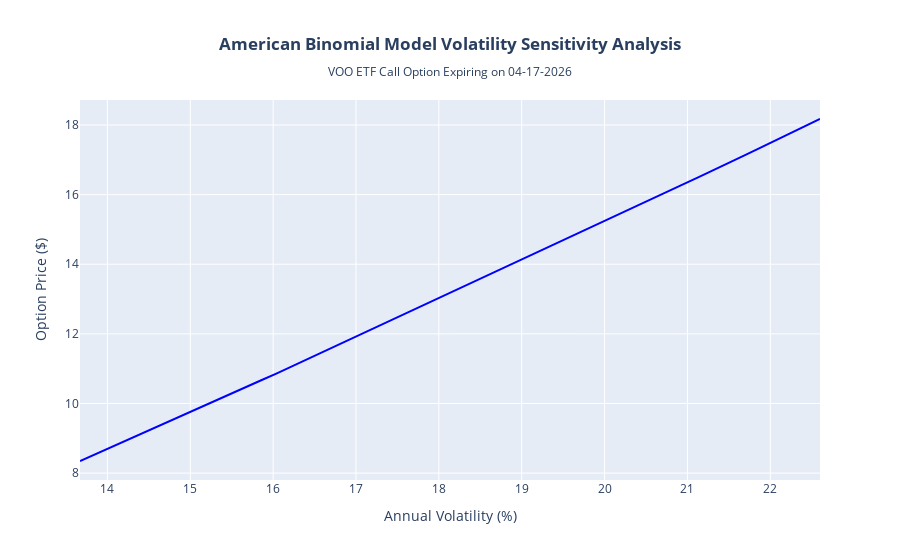

This figure's notebook cell:
### Code cell
# Plot volatility sensitivity analysis

fig = go.Figure()

fig.add_trace(go.Scatter(
    x = np.array(px_dict['annual_vol']) * 100,
    y = px_dict['option_px'],
    mode = 'lines',
    line = dict(color='blue', width=2)
))

fig.update_layout(
    title = {
        'text': f'<b>American Binomial Model Volatility Sensitivity Analysis</b><br><sub>VOO ETF Call Option Expiring on {expiration_date.strftime("%m-%d-%Y")}</sub>',
        'x': 0.5,
        'xanchor': 'center'
    },
    xaxis_title = 'Annual Volatility (%)',
    yaxis_title = 'Option Price ($)',
)

fig.show()

### Figure 1 — Plotly figure (JSON) as saved in the notebook; plotly's stock layout.template omitted (floating-point values rounded to 4 significant figures)
{"data": [{"line": {"color": "blue", "width": 2}, "mode": "lines", "type": "scatter", "x": [13.67, 13.85, 14.03, 14.22, 14.4, 14.58, 14.76, 14.95, 15.13, 15.31, 15.49, 15.67, 15.86, 16.04, 16.22, 16.4, 16.59, 16.77, 16.95, 17.13, 17.31, 17.5, 17.68, 17.86, 18.04, 18.23, 18.41, 18.59, 18.77, 18.95, 19.14, 19.32, 19.5, 19.68, 19.87, 20.05, 20.23, 20.41, 20.6, 20.78, 20.96, 21.14, 21.32, 21.51, 21.69, 21.87, 22.05, 22.24, 22.42, 22.6], "y": [8.347, 8.542, 8.737, 8.931, 9.125, 9.319, 9.512, 9.706, 9.898, 10.09, 10.28, 10.48, 10.67, 10.86, 11.06, 11.27, 11.47, 11.67, 11.88, 12.08, 12.28, 12.49, 12.69, 12.89, 13.09, 13.29, 13.5, 13.7, 13.9, 14.1, 14.3, 14.5, 14.71, 14.91, 15.11, 15.31, 15.51, 15.71, 15.91, 16.11, 16.31, 16.51, 16.71, 16.92, 17.13, 17.33, 17.54, 17.75, 17.96, 18.17]}], "layout": {"title": {"text": "<b>American Binomial Model Volatility Sensitivity Analysis</b><br><sub>VOO ETF Call Option Expiring on 04-17-2026</sub>", "x": 0.5, "xanchor": "center"}, "xaxis": {"title": {"text": "Annual Volatility (%)"}}, "yaxis": {"title": {"text": "Option Price ($)"}}}}
